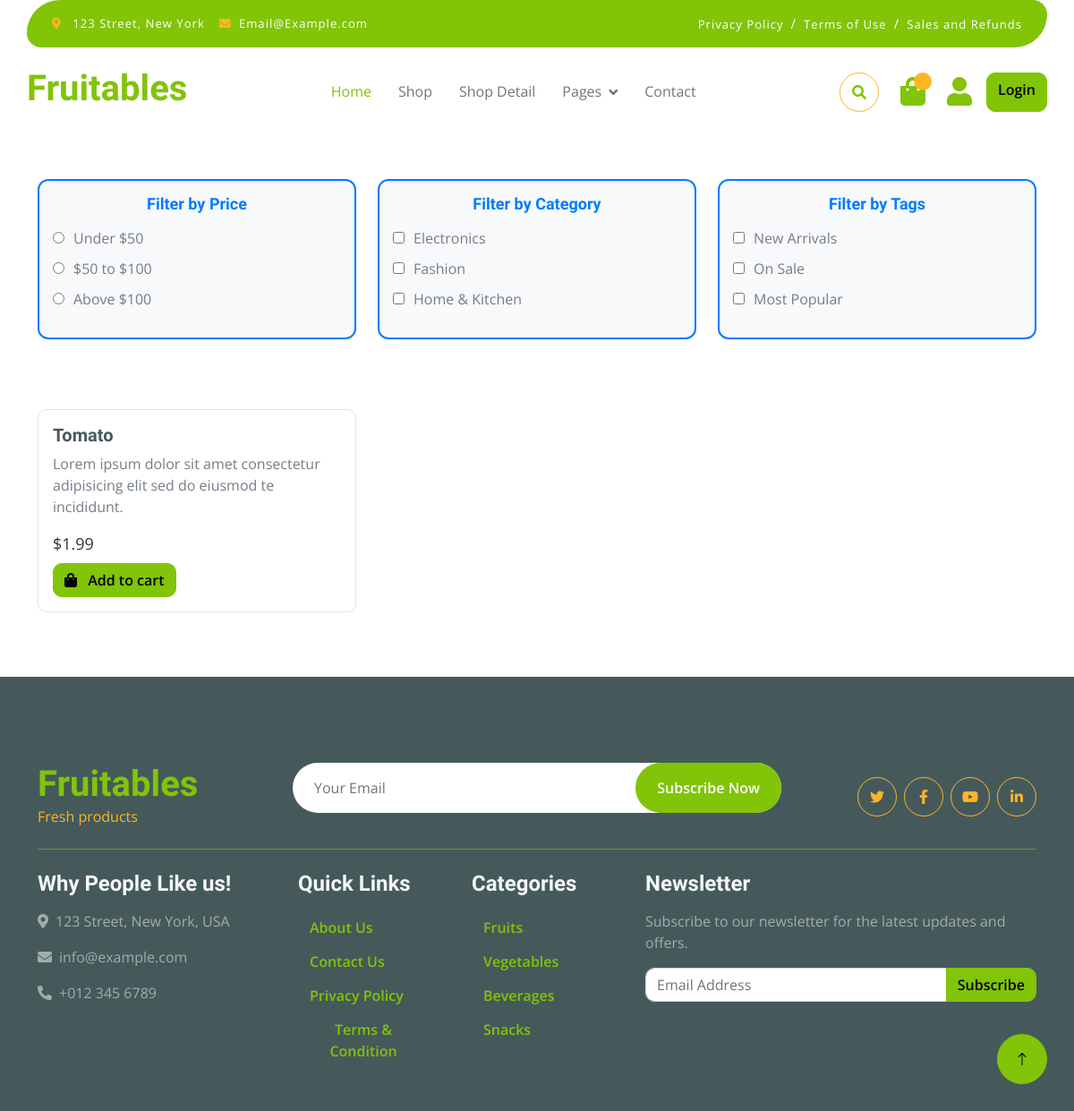
The page /product/ on the database as committed earlier.
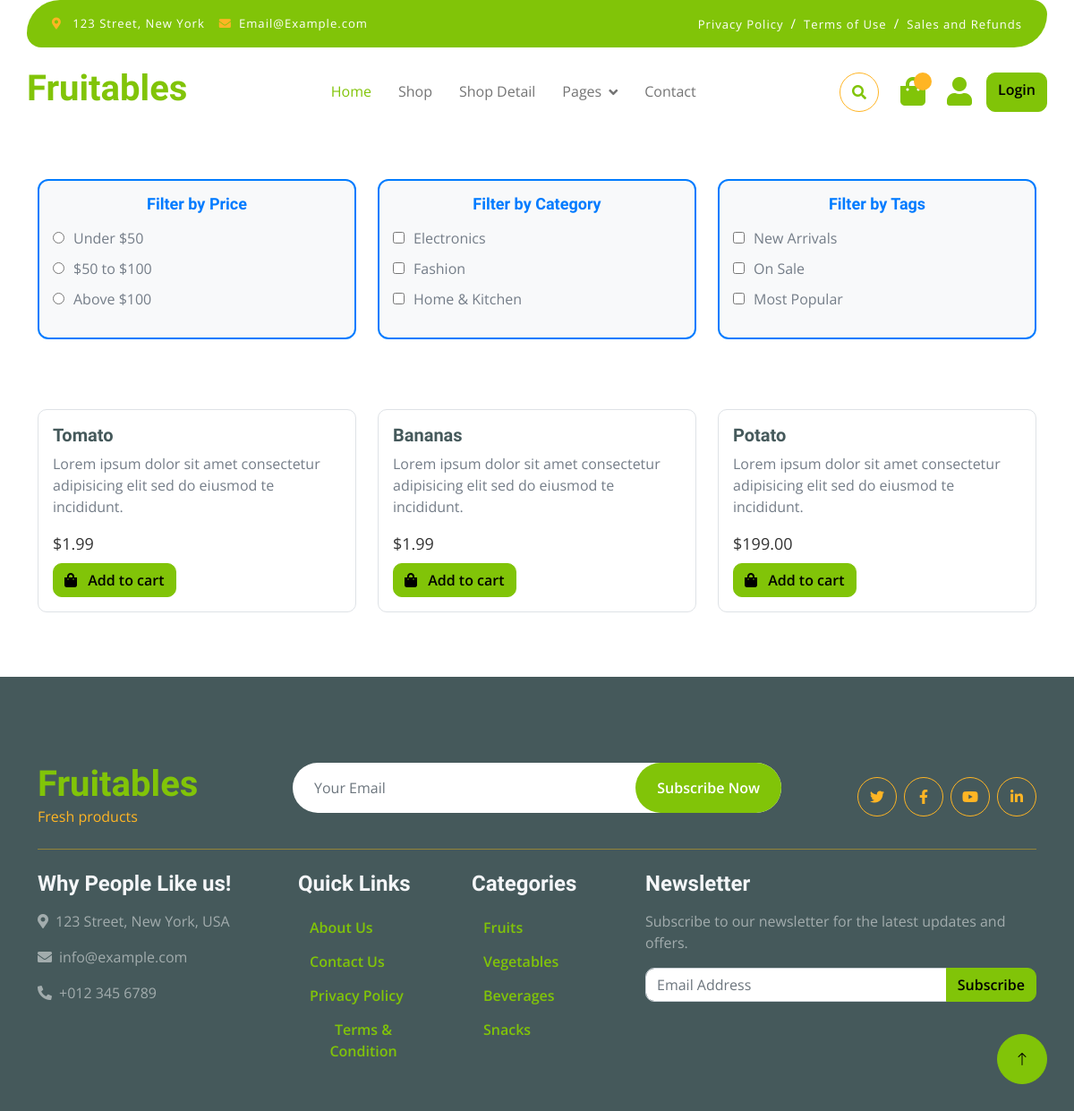
The same page on the database as committed later.
### core/models.py (models this page shows, shortened)
class Product(models.Model):
    pid = ShortUUIDField(unique=True, length=10,max_length=20,prefix="cat",alphabet="sbjahdnck")
    title = models.CharField(max_length=100,default="Tomato")
    image = models.ImageField(upload_to=user_directory_path, default="vegetable-item-1.jpg")
    description = models.TextField(null=True, blank=True, default="This is the product")
    user = models.ForeignKey(User,on_delete=models.SET_NULL,null=True)
    category = models.ForeignKey(Category,on_delete=models.SET_NULL,null=True,related_name="category")
    price = models.DecimalField(max_digits=9999999999,decimal_places=2,default=1.99)
    old_price = models.DecimalField(max_digits=9999999999,decimal_places=2,default=1.99)
    specifications = models.TextField(null=True, blank=True)
    product_status = models.CharField(choices=STATUS, max_length=10,default="in_review")
    status = models.BooleanField(default=True)
    in_stock = models.BooleanField(default=True)
    featured = models.BooleanField(default=True)
    digital = models.BooleanField(default=True)
    sku = ShortUUIDField(unique=True, length=4, max_length=10, prefix = "sku", alphabet = "1234567890")
    date = models.DateTimeField(auto_now_add=True)
    updated = models.DateTimeField(null=True, blank=True)
    class Meta:
        verbose_name_plural = "Products"

### core/views.py (the view)
# urls.py: path('product/',views.product_list_view,name="product-list"),
def product_list_view(request):
    products = Product.objects.filter(product_status="published",featured=True)
    context = {
        "products":products
    }
    return  render(request,"core/product-list.html",context)

### templates/core/product-list.html
{% extends 'partials/base.html' %}
{% load static %}
{% block content %}
<div class="container" style="margin-top: 200px;">
    <div class="row mb-5">
        <div class="col-md-4">
            <div class="filter-group">
                <h3 class="text-center">Filter by Price</h3>
                <ul>
                    <li><input type="radio" id="price1" name="price" value="under50"> <label for="price1">Under $50</label></li>
                    <li><input type="radio" id="price2" name="price" value="50to100"> <label for="price2">$50 to $100</label></li>
                    <li><input type="radio" id="price3" name="price" value="above100"> <label for="price3">Above $100</label></li>
                </ul>
            </div>
        </div>
        <div class="col-md-4">
            <div class="filter-group">
                <h3 class="text-center">Filter by Category</h3>
                <ul>
                    <li><input type="checkbox" id="category1" name="category" value="electronics"> <label for="category1">Electronics</label></li>
                    <li><input type="checkbox" id="category2" name="category" value="fashion"> <label for="category2">Fashion</label></li>
                    <li><input type="checkbox" id="category3" name="category" value="home"> <label for="category3">Home & Kitchen</label></li>
                </ul>
            </div>
        </div>
        <div class="col-md-4">
            <div class="filter-group">
                <h3 class="text-center">Filter by Tags</h3>
                <ul>
                    <li><input type="checkbox" id="tag1" name="tag" value="new"> <label for="tag1">New Arrivals</label></li>
                    <li><input type="checkbox" id="tag2" name="tag" value="sale"> <label for="tag2">On Sale</label></li>
                    <li><input type="checkbox" id="tag3" name="tag" value="popular"> <label for="tag3">Most Popular</label></li>
                </ul>
            </div>
        </div>
    </div>
    <div class="row">
        {% for p in products %}
        <div class="col-md-4 mb-4">
            <div class="card h-100">
                <div class="card-body">
                    <h5 class="card-title font-weight-bold">{{ p.title }}</h5>
                    <p class="card-text">Lorem ipsum dolor sit amet consectetur adipisicing elit sed do eiusmod te incididunt.</p>
                    <div class="product-price mb-2">
                        <span class="font-weight-bold">${{ p.price }}</span>
                    </div>
                    <a href="#" class="btn btn-primary"><i class="fa fa-shopping-bag me-2"></i> Add to cart</a>
                </div>
            </div>
        </div>
        {% endfor %}
    </div>
</div>
{% endblock content %}

Rows that differ between the two databases and show on the page:
added Product: title "Bananas", price "1.99"
added Product: title "Potato", price "199.00"
